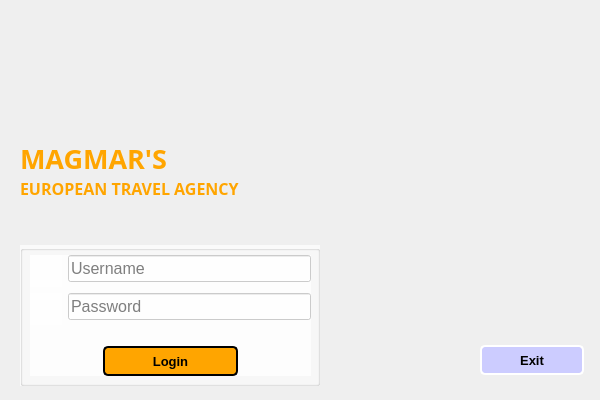
<?xml version="1.0" encoding="UTF-8"?>
<ui version="4.0">
 <class>login</class>
 <widget class="QDialog" name="login">
  <property name="geometry">
   <rect>
    <x>0</x>
    <y>0</y>
    <width>600</width>
    <height>400</height>
   </rect>
  </property>
  <property name="sizePolicy">
   <sizepolicy hsizetype="Fixed" vsizetype="Fixed">
    <horstretch>0</horstretch>
    <verstretch>0</verstretch>
   </sizepolicy>
  </property>
  <property name="minimumSize">
   <size>
    <width>600</width>
    <height>400</height>
   </size>
  </property>
  <property name="maximumSize">
   <size>
    <width>600</width>
    <height>400</height>
   </size>
  </property>
  <property name="windowTitle">
   <string>Login Window</string>
  </property>
  <widget class="QPushButton" name="exitProgramButton">
   <property name="geometry">
    <rect>
     <x>480</x>
     <y>345</y>
     <width>104</width>
     <height>30</height>
    </rect>
   </property>
   <property name="font">
    <font>
     <pointsize>10</pointsize>
     <weight>75</weight>
     <bold>true</bold>
    </font>
   </property>
   <property name="styleSheet">
    <string notr="true">background-color:#ccccff;
border-style: solid;
border-color: white;
border-width: 2px;
border-radius: 5px;
color: black;</string>
   </property>
   <property name="text">
    <string>Exit</string>
   </property>
  </widget>
  <widget class="QLabel" name="nameLabel">
   <property name="geometry">
    <rect>
     <x>20</x>
     <y>110</y>
     <width>361</width>
     <height>121</height>
    </rect>
   </property>
   <property name="font">
    <font>
     <family>Californian FB</family>
     <pointsize>14</pointsize>
     <weight>75</weight>
     <bold>true</bold>
    </font>
   </property>
   <property name="text">
    <string>&lt;html&gt;&lt;head/&gt;&lt;body&gt;&lt;p&gt;&lt;span style=&quot; font-size:20pt; color:#ffa500;&quot;&gt;MAGMAR'S&lt;/span&gt;&lt;span style=&quot; color:#ffa500;&quot;&gt;&lt;br/&gt;&lt;/span&gt;&lt;span style=&quot; font-size:12pt; color:#ffa500;&quot;&gt;EUROPEAN TRAVEL AGENCY&lt;/span&gt;&lt;/p&gt;&lt;/body&gt;&lt;/html&gt;</string>
   </property>
   <property name="wordWrap">
    <bool>true</bool>
   </property>
  </widget>
  <widget class="QGroupBox" name="loginGroupBox">
   <property name="geometry">
    <rect>
     <x>20</x>
     <y>245</y>
     <width>300</width>
     <height>141</height>
    </rect>
   </property>
   <property name="styleSheet">
    <string notr="true">background: rgba(255, 255, 255, 0.7);
color:black;</string>
   </property>
   <property name="title">
    <string/>
   </property>
   <widget class="QWidget" name="layoutWidget">
    <property name="geometry">
     <rect>
      <x>10</x>
      <y>10</y>
      <width>281</width>
      <height>121</height>
     </rect>
    </property>
    <layout class="QVBoxLayout" name="verticalLayout">
     <item>
      <layout class="QFormLayout" name="formLayout">
       <item row="0" column="0">
        <widget class="QLabel" name="usernameLabel">
         <property name="sizePolicy">
          <sizepolicy hsizetype="Fixed" vsizetype="Fixed">
           <horstretch>0</horstretch>
           <verstretch>0</verstretch>
          </sizepolicy>
         </property>
         <property name="minimumSize">
          <size>
           <width>32</width>
           <height>32</height>
          </size>
         </property>
         <property name="maximumSize">
          <size>
           <width>32</width>
           <height>32</height>
          </size>
         </property>
         <property name="text">
          <string/>
         </property>
         <property name="pixmap">
          <pixmap resource="resource.qrc">:/images/usernameIcon.png</pixmap>
         </property>
         <property name="alignment">
          <set>Qt::AlignRight|Qt::AlignTrailing|Qt::AlignVCenter</set>
         </property>
        </widget>
       </item>
       <item row="0" column="1">
        <widget class="QLineEdit" name="usernameLineEdit">
         <property name="font">
          <font>
           <pointsize>12</pointsize>
          </font>
         </property>
         <property name="styleSheet">
          <string notr="true"/>
         </property>
         <property name="placeholderText">
          <string>Username</string>
         </property>
        </widget>
       </item>
       <item row="1" column="0">
        <widget class="QLabel" name="passwordLabel">
         <property name="sizePolicy">
          <sizepolicy hsizetype="Fixed" vsizetype="Fixed">
           <horstretch>0</horstretch>
           <verstretch>0</verstretch>
          </sizepolicy>
         </property>
         <property name="minimumSize">
          <size>
           <width>32</width>
           <height>32</height>
          </size>
         </property>
         <property name="maximumSize">
          <size>
           <width>32</width>
           <height>32</height>
          </size>
         </property>
         <property name="font">
          <font>
           <pointsize>12</pointsize>
          </font>
         </property>
         <property name="text">
          <string/>
         </property>
         <property name="pixmap">
          <pixmap resource="resource.qrc">:/images/passwordIcon.png</pixmap>
         </property>
         <property name="alignment">
          <set>Qt::AlignRight|Qt::AlignTrailing|Qt::AlignVCenter</set>
         </property>
        </widget>
       </item>
       <item row="1" column="1">
        <widget class="QLineEdit" name="passwordLineEdit">
         <property name="font">
          <font>
           <pointsize>12</pointsize>
          </font>
         </property>
         <property name="echoMode">
          <enum>QLineEdit::Password</enum>
         </property>
         <property name="placeholderText">
          <string>Password</string>
         </property>
        </widget>
       </item>
      </layout>
     </item>
     <item>
      <layout class="QHBoxLayout" name="horizontalLayout">
       <item>
        <widget class="QPushButton" name="loginTravelerButton">
         <property name="sizePolicy">
          <sizepolicy hsizetype="Fixed" vsizetype="Fixed">
           <horstretch>0</horstretch>
           <verstretch>0</verstretch>
          </sizepolicy>
         </property>
         <property name="minimumSize">
          <size>
           <width>135</width>
           <height>30</height>
          </size>
         </property>
         <property name="maximumSize">
          <size>
           <width>135</width>
           <height>30</height>
          </size>
         </property>
         <property name="font">
          <font>
           <pointsize>10</pointsize>
           <weight>75</weight>
           <bold>true</bold>
          </font>
         </property>
         <property name="toolTip">
          <string extracomment="hi"/>
         </property>
         <property name="styleSheet">
          <string notr="true">background-color:#ffa500;
border-style: solid;
border-color: black;
border-width: 2px;
border-radius: 5px;</string>
         </property>
         <property name="text">
          <string>Login</string>
         </property>
         <property name="flat">
          <bool>false</bool>
         </property>
        </widget>
       </item>
      </layout>
     </item>
    </layout>
   </widget>
  </widget>
  <widget class="QLabel" name="sandShrewPic">
   <property name="geometry">
    <rect>
     <x>0</x>
     <y>0</y>
     <width>601</width>
     <height>401</height>
    </rect>
   </property>
   <property name="font">
    <font>
     <family>MS Serif</family>
     <pointsize>12</pointsize>
    </font>
   </property>
   <property name="text">
    <string/>
   </property>
   <property name="pixmap">
    <pixmap resource="resource.qrc">:/images/magmarLogin.jpg</pixmap>
   </property>
  </widget>
  <widget class="QLabel" name="label_status">
   <property name="geometry">
    <rect>
     <x>338</x>
     <y>239</y>
     <width>161</width>
     <height>51</height>
    </rect>
   </property>
   <property name="text">
    <string/>
   </property>
  </widget>
  <zorder>sandShrewPic</zorder>
  <zorder>exitProgramButton</zorder>
  <zorder>nameLabel</zorder>
  <zorder>loginGroupBox</zorder>
  <zorder>label_status</zorder>
 </widget>
 <resources>
  <include location="resource.qrc"/>
 </resources>
 <connections/>
</ui>
